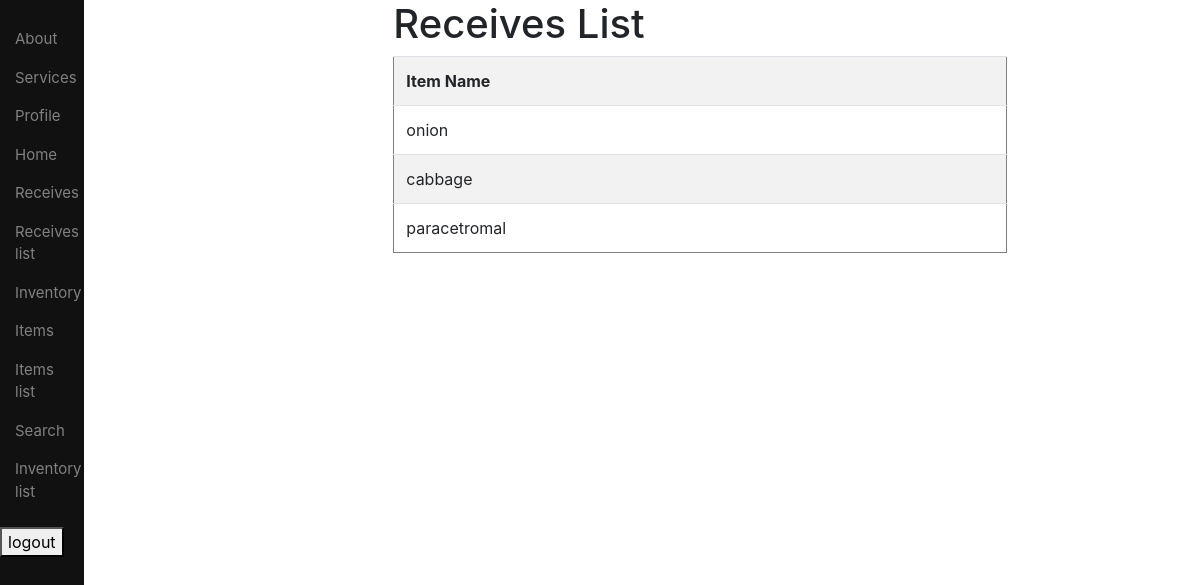
Screenshot of /listitems/ (signed in) with the database file from the repository.
### users/models.py (models this page shows)
class itemsModel(models.Model):
    item_dataadd = models.CharField(max_length=100)

### users/views.py (the view)
# urls.py: path('listitems/', views.itemslist, name='itemslist'),
def itemslist(request):
    data = itemsModel.objects.all()
    return render(request, 'users/listitems.html', {'data': data})

### users/templates/users/listitems.html (shortened to what this page needs)
{% extends "users/base.html" %}
{% load crispy_forms_tags %}
{% block content %}
{% if user.is_authenticated %}
    <div class="container">
        <h1>Receives List</h1>
        <table border="1" class="table table-striped">
            <tr>
                <th>Item Name</th>
            </tr>
            {% for obj in data %}
            <tr>
                <td>{{ obj.item_dataadd }}</td>
            </tr>
            {% endfor %}
        </table>
    </div>
{% else %}
        <h1>Welcome to our website</h1>
        <h5>Please login or register to access more features.</h5>
{% endif %}
{% endblock%}

### rows the page displays
itemsModel: item_dataadd "onion"
itemsModel: item_dataadd "cabbage"
itemsModel: item_dataadd "paracetromal"
